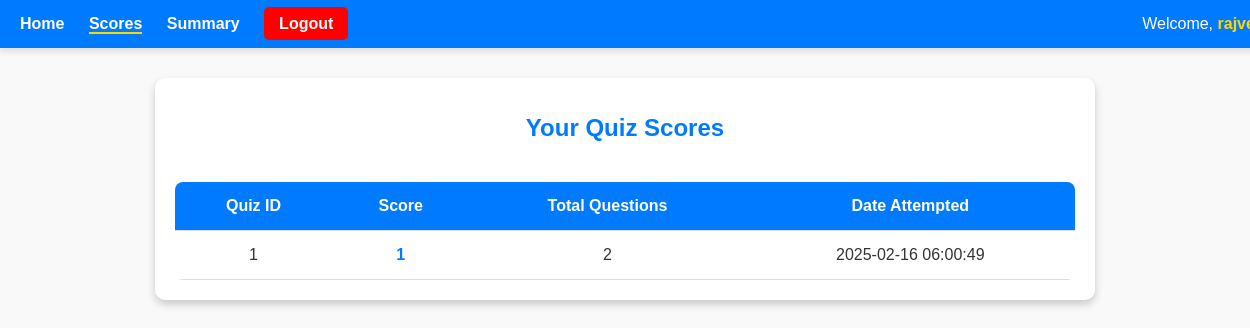
Page /user/scores (signed in) on the committed database.
### app/models/scores.py (models this page shows)
class UserScore(db.Model):
    __tablename__ = 'user_scores'
    id = db.Column(db.Integer, primary_key=True)
    user_id = db.Column(db.Integer, db.ForeignKey('user.id'), nullable=False)  # Add user_id to associate with User
    quiz_id = db.Column(db.Integer, db.ForeignKey('quizzes.id'), nullable=False)
    score = db.Column(db.Integer, nullable=False)
    total_questions = db.Column(db.Integer, nullable=False)
    date_attempted = db.Column(db.DateTime, default=datetime.utcnow)
    quiz = db.relationship('Quiz', backref=db.backref('scores', lazy=True))
    user = db.relationship('User', backref=db.backref('scores', lazy=True))  # Add relationship with User

### app/controllers/user_controller.py (the view)
@user_bp.route('/scores')
def scores():
    user_scores = UserScore.query.filter_by(user_id=session['user_id']).order_by(UserScore.date_attempted.desc()).all()
    return render_template('user/scores.html', user_scores=user_scores)

### app/templates/user/scores.html (shortened to what this page needs)
<!DOCTYPE html>
<html lang="en">
<head>
    <link rel="stylesheet" href="{{ url_for('static', filename='css/users_scores.css') }}">
</head>
<body>
    <div class="navbar">
        <div class="navbar-links">
            <a href="{{ url_for('user.dashboard') }}">Home</a>
            <a href="{{ url_for('user.scores') }}" class="active">Scores</a>
            <a href="{{ url_for('user.summary') }}">Summary</a>
            <a href="/logout" class="logout-btn">Logout</a>
        </div>
        <div class="welcome">
            Welcome, <span class="username">{{ session['username'] }}</span>
        </div>
    </div>
    <div class="container">
        <h1 class="score-title">Your Quiz Scores</h1>
        {% if user_scores %}
            <div class="table-responsive">
                <table class="score-table">
                    <thead>
                        <tr>
                            <th>Quiz ID</th>
                            <th>Score</th>
                            <th>Total Questions</th>
                            <th>Date Attempted</th>
                        </tr>
                    </thead>
                    <tbody>
                        {% for score in user_scores %}
                        <tr>
                            <td>{{ score.quiz_id }}</td>
                            <td class="score-value">{{ score.score }}</td>
                            <td>{{ score.total_questions }}</td>
                            <td>{{ score.date_attempted.strftime('%Y-%m-%d %H:%M:%S') }}</td>
                        </tr>
                        {% endfor %}
                    </tbody>
                </table>
            </div>
        {% else %}
            <p class="no-data">No scores available.</p>
        {% endif %}
    </div>
</body>
</html>

### app/static/css/users_scores.css (style rules this page uses)
body { font-family: 'Arial', sans-serif; margin: 0; padding: 0; background-color: #f9f9f9; color: #333; }
.navbar { background-color: #007BFF; color: white; padding: 15px 20px; display: flex; justify-content: space-between; align-items: center; position: sticky; top: 0; width: 100%; z-index: 1000; box-shadow: 0px 4px 6px rgba(0, 0, 0, 0.1); }
.navbar-links a { text-decoration: none; color: white; font-weight: bold; margin-right: 20px; transition: 0.3s; }
.navbar-links .active { border-bottom: 2px solid #FFD700; }
.logout-btn { background: red; padding: 8px 15px; border-radius: 5px; }
.welcome { font-size: 16px; }
.username { font-weight: bold; color: #FFD700; }
.container { max-width: 900px; margin: 30px auto; padding: 20px; background: white; border-radius: 10px; box-shadow: 0 4px 8px rgba(0, 0, 0, 0.2); text-align: center; }
.score-title { color: #007BFF; font-size: 24px; margin-bottom: 20px; }
.table-responsive { overflow-x: auto; }
.score-table { width: 100%; border-collapse: collapse; margin-top: 20px; background: white; border-radius: 8px; overflow: hidden; }
.score-table th, .score-table td { padding: 15px; text-align: center; border-bottom: 1px solid #ddd; }
.score-table th { background-color: #007BFF; color: white; font-size: 16px; }
.score-value { font-weight: bold; color: #007BFF; }

### rows in the picture
UserScore: quiz_id "1", score "1", total_questions "2", date_attempted "2025-02-16 06:00:49"
